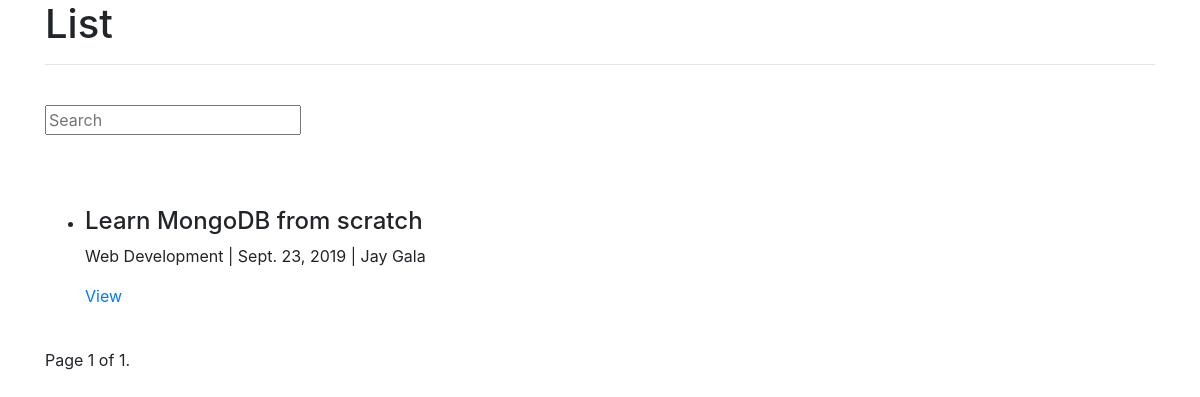
/posts/, run on an earlier commit of the app's database.
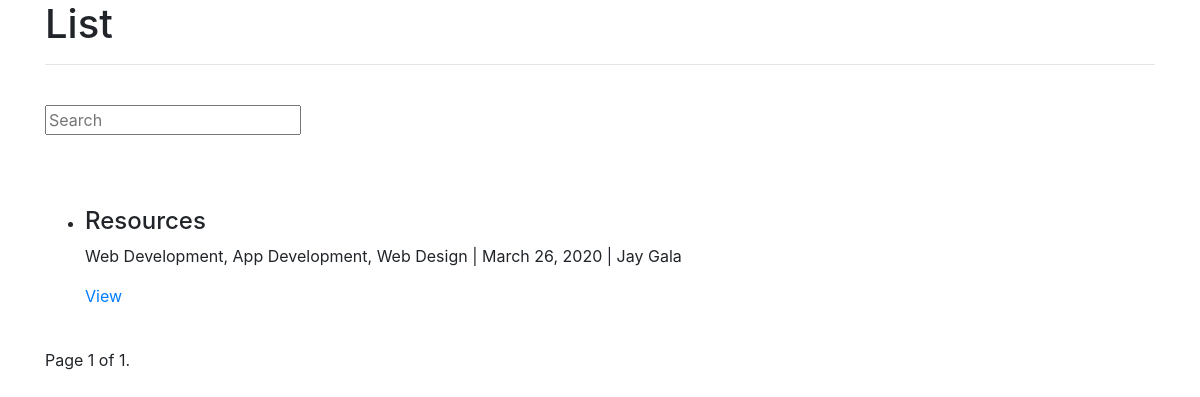
And on a later commit of the database.
### blog/models.py (models this page shows, shortened)
class Post(models.Model):
    author = models.ForeignKey(UserProfile, on_delete=models.CASCADE)
    title = models.CharField(max_length=255)
    cover = models.ImageField(upload_to=upload_location, blank=True)
    content = models.TextField()
    slug = models.SlugField(blank=True)
    technologies = MultiSelectField(choices=TECHNOLOGIES_CHOICES)
    draft = models.BooleanField(default=False)
    publish = models.DateField()
    updated = models.DateTimeField(auto_now=True)
    timestamp = models.DateTimeField(auto_now_add=True)
    objects = PostManager()
    class Meta:
        ordering = ["-timestamp", "-updated"]

### profiles/models.py (models this page shows, shortened)
class UserProfile(models.Model):
    user = models.OneToOneField(User, on_delete=models.CASCADE, primary_key=True)
    profile_pic = models.ImageField(upload_to=upload_location, blank=True)
    bio = models.CharField(max_length=255, blank=True)
    date_joined = models.DateField()
    date_passed = models.DateField()
    stack = MultiSelectField(choices=STACK_CHOICES, max_choices=2)
    github_link = models.CharField(max_length=255, blank=True)
    linkedin_link = models.CharField(max_length=255, blank=True)
    updated = models.DateTimeField(auto_now=True)
    timestamp = models.DateTimeField(auto_now_add=True)
    def __str__(self):
        return f"{self.user.first_name} {self.user.last_name}"

### blog/views.py (the view)
# urls.py: path('', post_list, name='list'),
def post_list(request):
    queryset_list = Post.objects.published()
    query = request.GET.get("q", None)
    if query:
        queryset_list = queryset_list.filter(Q(title__icontains=query) | Q(content__icontains=query) | Q(
            author__user__first_name__icontains=query) | Q(author__user__last_name__icontains=query) | Q(
            technologies__icontains=query)).distinct()
    paginator = Paginator(queryset_list, 10)
    page = request.GET.get('page')
    post_list = paginator.get_page(page)
    context = {
        "title": "List",
        "post_list": post_list,
    }
    if request.user.is_authenticated:
        context["user"] = True
    else:
        context["user"] = False
    return render(request, "blog/post_list.html", context)

### blog/models.py (called while the page is built)
    def published(self, *args, **kwargs):
        return Post.objects.all().filter(draft=False).filter(publish__lte=timezone.now())

### templates/blog/post_list.html (shortened to what this page needs)
{% extends 'base.html' %}
{% block content %}
<h1>{{ title }}</h1>
<hr />
<br />
{% include 'search.html' %}
<br />
<br />
<br />
{% if post_list %}
<ul>
  {% for post in post_list %}
  <li>
    <h4>{{ post.title }}</h4>
    <p>{{ post.technologies }} | {{ post.publish }} | {{ post.author }}</p>
    <a href="{% url 'posts:detail' slug=post.slug %}">View</a>
  </li>
  <br />
  {% endfor %}
</ul>
{% else %}
<h4>No posts</h4>
{% endif %}
<div class="pagination">
  <span class="step-links">
    <span class="current">
      Page {{ post_list.number }} of {{ post_list.paginator.num_pages }}.
    </span>
  </span>
</div>
{% endblock content %}

What changed in the data, as far as the page shows it:
removed Post: title "Learn MongoDB from scratch", technologies "Web Development", publish "Sept. 23, 2019", author "Jay Gala"
added Post: title "Resources", technologies "Web Development, App Development, Web Design", publish "March 26, 2020", author "Jay Gala"
